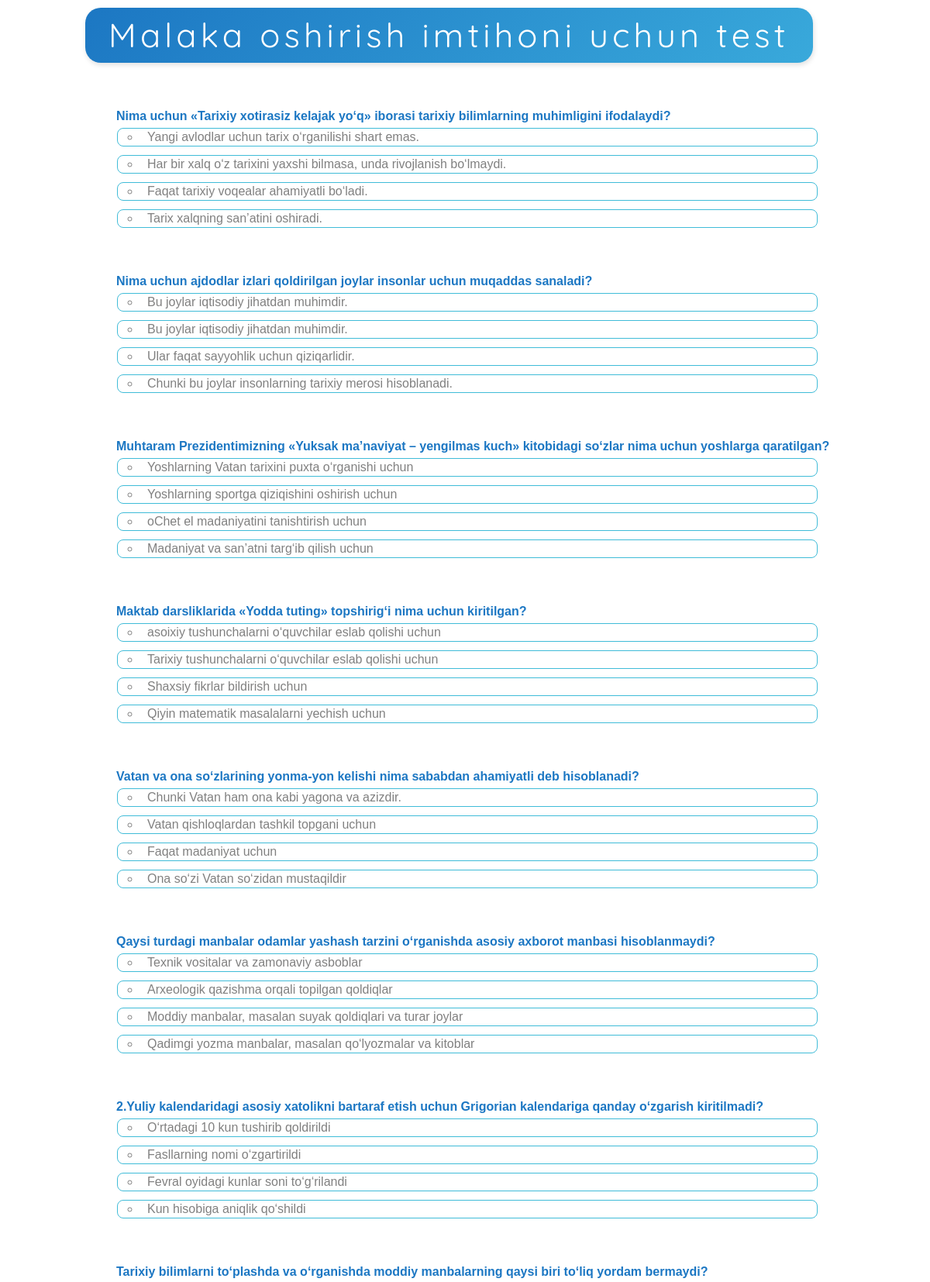
The app's page /exam/test/1 (upper part) with its own data.
### exams/models.py (models this page shows, shortened)
class Exam(models.Model):
    title = models.CharField(max_length=150, verbose_name="Sarlavha")
    picture = models.ImageField(upload_to='exams/', verbose_name="Rasm")
    text = models.TextField(verbose_name="Imtixon matni", null=True, blank=True)
    description = models.TextField(verbose_name="Tavsif")
    direction = models.ForeignKey(Direction, on_delete=models.SET_NULL, null=True, verbose_name="Yo'nalish")
    submitters = models.IntegerField(default=0, verbose_name="Yuboruvchilar soni")
    def show_picture(self):
        if self.picture:
            return format_html(
                '<img src="{}" width="100" style="max-height:50px; object-fit: cover;" />',
                self.picture.url
            )
        return "(No Image)"
    show_picture.short_description = "Imtihon rasmi"

class Question(models.Model):
    exam = models.ForeignKey(Exam, on_delete=models.CASCADE, verbose_name="Savol testi")
    text = models.TextField(verbose_name="Savol matni")
    picture = models.ImageField(upload_to='questions/', null=True, blank=True, verbose_name="Rasm")
    class Meta:
        verbose_name = "Savol"
        verbose_name_plural = "Savollar"

class Option(models.Model):
    question = models.ForeignKey(Question, on_delete=models.CASCADE, verbose_name="Variant savoli")
    text = models.TextField(verbose_name="Variant")
    is_correct = models.BooleanField(default=False, verbose_name="To'g'ri variant")
    class Meta:
        verbose_name = "Variant"
        verbose_name_plural = "Variantlar"

### exams/views.py (the view, shortened to what this page needs)
# urls.py: path('test/<int:exam_id>', ExamTestView.as_view(), name='exam-test'),
class ExamTestView(View):
    def get(self, request, exam_id):
        data = dict()
        data['page_title'] = 'Test'
        exam = Exam.objects.get(id=exam_id)
        data['exam'] = exam
        questions = Question.objects.filter(exam=exam.id)
        question_res = {}
        count = 1
        json_data = []
        for question in questions:
            options = list(Option.objects.filter(question_id=question.id))
            random.shuffle(options)
            json_datum = {
                "question": question.id,
            }
            option_order = [i.id for i in options]
            json_datum["options"] = option_order
            json_data.append(json_datum)
            question_res[count] = {
                "question": question,
                "options": options,
            }
            count += 1
        data['questions'] = question_res
        jsondata = QuizLog.objects.create(json=json_data)
        data['log_id'] = jsondata.id
        return render(request, 'exam-testing.html', context=data)

### templates/exam-testing.html (shortened to what this page needs)
<!DOCTYPE html>
{% load static %}
<html lang="en">
<head>
    <link href="{% static 'css/quiz.css' %}" rel="stylesheet">
</head>
<body>
<h1>{{ exam.title }}</h1>
<form method="post" id="preguntas">{% csrf_token %}
    <ol>
        {% for question_id, data in questions.items %}
            <li>
                {{ data.question.text }}
                <ul>
                    {% for option in data.options %}
                        <li>
                            <label for="q{{ option.id }}a">{{ option.text }}</label>
                        </li>
                    {% endfor %}
                </ul>
            </li>
        {% endfor %}
    </ol>
</form>
</body>
</html>

### static/css/quiz.css (style rules this page uses)
:root { --primary: #1C77C3; --secondary: #39A9DB; --accent: #40BCD8; --error: #D63230; }
* { box-sizing: border-box; }
body { max-width: 1000px; margin: auto; font-family: sans-serif; padding: 10px; padding-bottom: 160px; }
#preguntas ol { list-style-type: none; }
#preguntas ol > li { font-weight: bold; color: var(--primary); margin-top: 60px; }
#preguntas ol ul { padding: 0; margin-top: -5px; margin-left: 26px; }
#preguntas ol ul li, #preguntas ol ul li p { font-weight: normal; margin: 11px 5px; }
#preguntas ol ul li input + label, #preguntas ol ul li p, #preguntas ol ul li p.correcta { border: solid 1px var(--accent); padding: 2px 38px; margin-left: -30px; border-radius: 8px; width: 100%; display: block; }
button, a, li, * { transition: 0.3s; }
#preguntas ol ul li { color: grey !important; }
h1 { position: sticky; top: 0; text-align: center; font-weight: normal; color: #fff; letter-spacing: 0.12em; line-height: 0.96em; font-family: "Quicksand", sans-serif; font-size: 2.7em; background: linear-gradient(135deg, var(--primary), var(--secondary)); padding: 15px 30px; border-radius: 20px; display: inline-block; margin: 0 auto; box-shadow: 1px 3px 6px rgba(0, 0, 0, .12); z-index: 10; }
* { cursor: default; -webkit-user-select: none; -webkit-touch-callout: none; -moz-user-select: none; -ms-user-select: none; user-select: none; }

### records on screen
Exam: title "Malaka oshirish imtihoni uchun test"
Question: question.text "Nima uchun «Tarixiy xotirasiz kelajak yo‘q» iborasi tarixiy bilimlarning muhimligini ifodalaydi?"
Option: text "Yangi avlodlar uchun tarix o‘rganilishi shart emas."
Option: text "Har bir xalq o‘z tarixini yaxshi bilmasa, unda rivojlanish bo‘lmaydi."
Option: text "Faqat tarixiy voqealar ahamiyatli bo‘ladi."
Option: text "Tarix xalqning san’atini oshiradi."
Question: question.text "Nima uchun ajdodlar izlari qoldirilgan joylar insonlar uchun muqaddas sanaladi?"
Option: text "Bu joylar iqtisodiy jihatdan muhimdir."
Option: text "Bu joylar iqtisodiy jihatdan muhimdir."
Option: text "Ular faqat sayyohlik uchun qiziqarlidir."
Option: text "Chunki bu joylar insonlarning tarixiy merosi hisoblanadi."
Question: question.text "Muhtaram Prezidentimizning «Yuksak ma’naviyat – yengilmas kuch» kitobidagi so‘zlar nima uchun yoshlarga qaratilgan?"
Option: text "Yoshlarning Vatan tarixini puxta o‘rganishi uchun"
Option: text "Yoshlarning sportga qiziqishini oshirish uchun"
Option: text "oChet el madaniyatini tanishtirish uchun"
Option: text "Madaniyat va san’atni targ‘ib qilish uchun"
Question: question.text "Maktab darsliklarida «Yodda tuting» topshirig‘i nima uchun kiritilgan?"
Option: text "asoixiy tushunchalarni o‘quvchilar eslab qolishi uchun"
Option: text "Tarixiy tushunchalarni o‘quvchilar eslab qolishi uchun"
Option: text "Shaxsiy fikrlar bildirish uchun"
Option: text "Qiyin matematik masalalarni yechish uchun"
Question: question.text "Vatan va ona so‘zlarining yonma-yon kelishi nima sababdan ahamiyatli deb hisoblanadi?"
Option: text "Chunki Vatan ham ona kabi yagona va azizdir."
Option: text "Vatan qishloqlardan tashkil topgani uchun"
Option: text "Faqat madaniyat uchun"
Option: text "Ona so‘zi Vatan so‘zidan mustaqildir"
Question: question.text "Qaysi turdagi manbalar odamlar yashash tarzini o‘rganishda asosiy axborot manbasi hisoblanmaydi?"
Option: text "Texnik vositalar va zamonaviy asboblar"
Option: text "Arxeologik qazishma orqali topilgan qoldiqlar"
Option: text "Moddiy manbalar, masalan suyak qoldiqlari va turar joylar"
Option: text "Qadimgi yozma manbalar, masalan qo‘lyozmalar va kitoblar"
Question: question.text "2.Yuliy kalendaridagi asosiy xatolikni bartaraf etish uchun Grigorian kalendariga qanday o‘zgarish kiritilmadi?"
Option: text "O‘rtadagi 10 kun tushirib qoldirildi"
Option: text "Fasllarning nomi o‘zgartirildi"
Option: text "Fevral oyidagi kunlar soni to‘g‘rilandi"
Option: text "Kun hisobiga aniqlik qo‘shildi"
Question: question.text "Tarixiy bilimlarni to‘plashda va o‘rganishda moddiy manbalarning qaysi biri to‘liq yordam bermaydi?"
